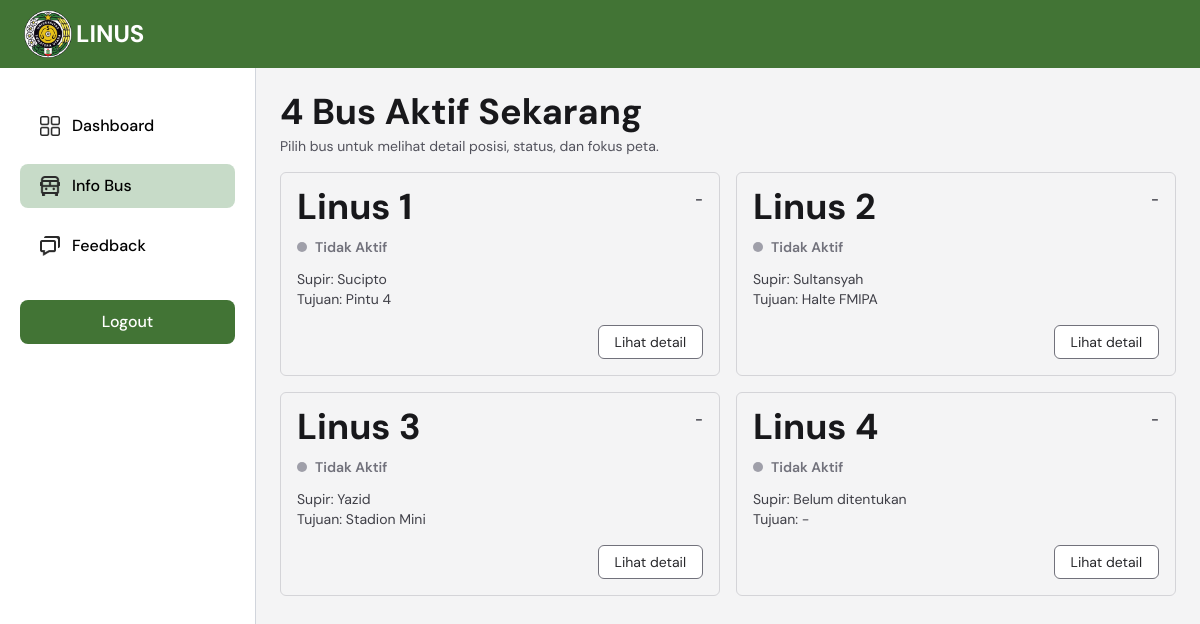
Page /bus-info (signed in) on the committed database.
### tables this page shows
CREATE TABLE `bus` (
  `id_bus` int NOT NULL,
  `nama_bus` varchar(20) NOT NULL
);

### logic/bus_service.php (called while the page is built, shortened)
<?php
if (!function_exists('bus_compute_status')) {
    function bus_compute_status(?string $recordedAt): array
    {
        if (!$recordedAt) {
            return [
                'status_key' => 'tidak_aktif',
                'status_label' => 'Tidak Aktif',
                'last_seen_sec' => null,
            ];
        }
        $now = new DateTimeImmutable('now');
        $recorded = new DateTimeImmutable($recordedAt);
        $diffSeconds = abs($now->getTimestamp() - $recorded->getTimestamp());
        return [
            'status_key' => 'sedang_berhenti',
            'status_label' => 'Sedang Berhenti',
            'last_seen_sec' => $diffSeconds,
        ];
    }
}
if (!function_exists('bus_get_conn')) {
    function bus_get_conn(): mysqli
    {
        $conn = $GLOBALS['conn'] ?? null;
        return $conn;
    }
}
if (!function_exists('bus_fetch_all')) {
    function bus_fetch_all(mysqli $conn): array
    {
        $sql = '
            SELECT
                b.id_bus,
                b.nama_bus,
                NULL AS plat,
                s.nama_supir,
                o.lokasi AS tujuan,
                bl.lat,
                bl.lng,
                bl.recorded_at
            FROM bus b
            LEFT JOIN (
                SELECT o1.*
                FROM operasional o1
                INNER JOIN (
                    SELECT id_bus, MAX(id_operasional) AS max_id
                    FROM operasional
                    GROUP BY id_bus
                ) o2 ON o1.id_bus = o2.id_bus AND o1.id_operasional = o2.max_id
            ) o ON o.id_bus = b.id_bus
            LEFT JOIN supir s ON s.id_supir = o.id_supir
            LEFT JOIN bus_location bl ON bl.id_bus = b.id_bus
            ORDER BY b.id_bus ASC
        ';
        $result = mysqli_query($conn, $sql);
        $buses = [];
        while ($row = mysqli_fetch_assoc($result)) {
            $status = bus_compute_status($row['recorded_at'] ?? null);
            $lat = $row['lat'] !== null ? (float) $row['lat'] : null;
            $lng = $row['lng'] !== null ? (float) $row['lng'] : null;
            $buses[] = [
                'id' => (int) $row['id_bus'],
                'label' => $row['nama_bus'] ?: 'Bus Linus',
                'plat' => $row['plat'] ?? '',
                'supir' => $row['nama_supir'] ?: 'Belum ditentukan',
                'tujuan' => $row['tujuan'] ?: '-',
                'status_key' => $status['status_key'],
                'status_label' => $status['status_label'],
                'last_seen_sec' => $status['last_seen_sec'],
                'location' => ($lat !== null && $lng !== null) ? [
                    'lat' => $lat,
                    'lng' => $lng,
                ] : null,
                'recorded_at' => $row['recorded_at'],
            ];
        }
        return $buses;
    }
}

### components/info_bus.php (the view, shortened to what this page needs)
<?php
require_once __DIR__ . '/../logic/bus_service.php';
$busList = bus_fetch_all(bus_get_conn());
$statusStyles = [
	'sedang_berjalan' => 'text-emerald-700',
	'menuju_halte' => 'text-amber-700',
	'sedang_berhenti' => 'text-slate-700',
	'tidak_aktif' => 'text-zinc-500',
];
$statusDotStyles = [
	'sedang_berjalan' => 'bg-emerald-600',
	'menuju_halte' => 'bg-amber-500',
	'sedang_berhenti' => 'bg-slate-500',
	'tidak_aktif' => 'bg-zinc-400',
];
$selectedBusId = isset($_GET['bus_id']) ? (int) $_GET['bus_id'] : 0;
$totalBus = count($busList);
$busAktif = $totalBus;
?>
<section class="w-full min-h-full bg-zinc-100 p-4 md:p-6">
	<div class="mx-auto max-w-6xl space-y-4">
		<header>
			<h1 class="text-3xl font-bold text-zinc-900 md:text-4xl"><?= $busAktif ?> Bus Aktif Sekarang</h1>
			<p class="mt-1 text-sm text-zinc-600">Pilih bus untuk melihat detail posisi, status, dan fokus peta.</p>
		</header>
		<div class="grid grid-cols-[repeat(auto-fit,minmax(320px,1fr))] gap-4">
			<?php foreach ($busList as $index => $bus): ?>
				<?php
				$isSelected = ($selectedBusId > 0 && $selectedBusId === $bus['id']);
				$statusClass = $statusStyles[$bus['status_key']] ?? 'text-zinc-700';
				$statusDotClass = $statusDotStyles[$bus['status_key']] ?? 'bg-zinc-500';
				$detailUrl = '?page=info_bus&bus_id=' . urlencode((string) $bus['id']);
				$busLabel = $bus['label'] ?: ('Bus ' . ($index + 1));
				$busPlat = $bus['plat'] ?: '-';
				?>
				<article class="flex min-h-44 flex-col justify-between rounded-md border p-4 transition <?= $isSelected ? 'border-emerald-500 bg-emerald-50/40' : 'border-zinc-300 bg-zinc-100' ?>">
					<div>
						<div class="flex items-start justify-between gap-4">
							<h2 class="text-3xl font-bold leading-none text-zinc-900 md:text-4xl"><?= htmlspecialchars($busLabel, ENT_QUOTES, 'UTF-8') ?></h2>
							<p class="text-sm font-semibold text-zinc-700"><?= htmlspecialchars($busPlat, ENT_QUOTES, 'UTF-8') ?></p>
						</div>
						<div class="mt-3 flex items-center gap-2 text-sm font-semibold <?= $statusClass ?>">
							<span class="h-2.5 w-2.5 rounded-full <?= $statusDotClass ?>"></span>
							<span><?= htmlspecialchars($bus['status_label'], ENT_QUOTES, 'UTF-8') ?></span>
						</div>
						<p class="mt-3 text-sm text-zinc-700">Supir: <?= htmlspecialchars($bus['supir'], ENT_QUOTES, 'UTF-8') ?></p>
						<p class="text-sm text-zinc-700">Tujuan: <?= htmlspecialchars($bus['tujuan'], ENT_QUOTES, 'UTF-8') ?></p>
					</div>
					<div class="mt-4 flex justify-end">
						<a
							href="<?= $detailUrl ?>"
							class="inline-flex items-center rounded-md border border-zinc-500 bg-white px-4 py-1.5 text-sm text-zinc-800 transition hover:bg-zinc-50">
							Lihat detail
						</a>
					</div>
				</article>
			<?php endforeach; ?>
		</div>
	</div>
</section>

### index.php (style rules this page uses)
body { font-family: 'DM Sans', sans-serif; }

### rows in the picture
bus: nama_bus "Linus 1", busPlat "-", status_label "Tidak Aktif", supir "Sucipto", tujuan "Pintu 4"
bus: nama_bus "Linus 2", busPlat "-", status_label "Tidak Aktif", supir "Sultansyah", tujuan "Halte FMIPA"
bus: nama_bus "Linus 3", busPlat "-", status_label "Tidak Aktif", supir "Yazid", tujuan "Stadion Mini"
bus: nama_bus "Linus 4", busPlat "-", status_label "Tidak Aktif", supir "Belum ditentukan", tujuan "-"

### other values in the picture
$item['name'] "Dashboard"
$item['name'] "Info Bus"
$item['name'] "Feedback"
$busAktif "4"
